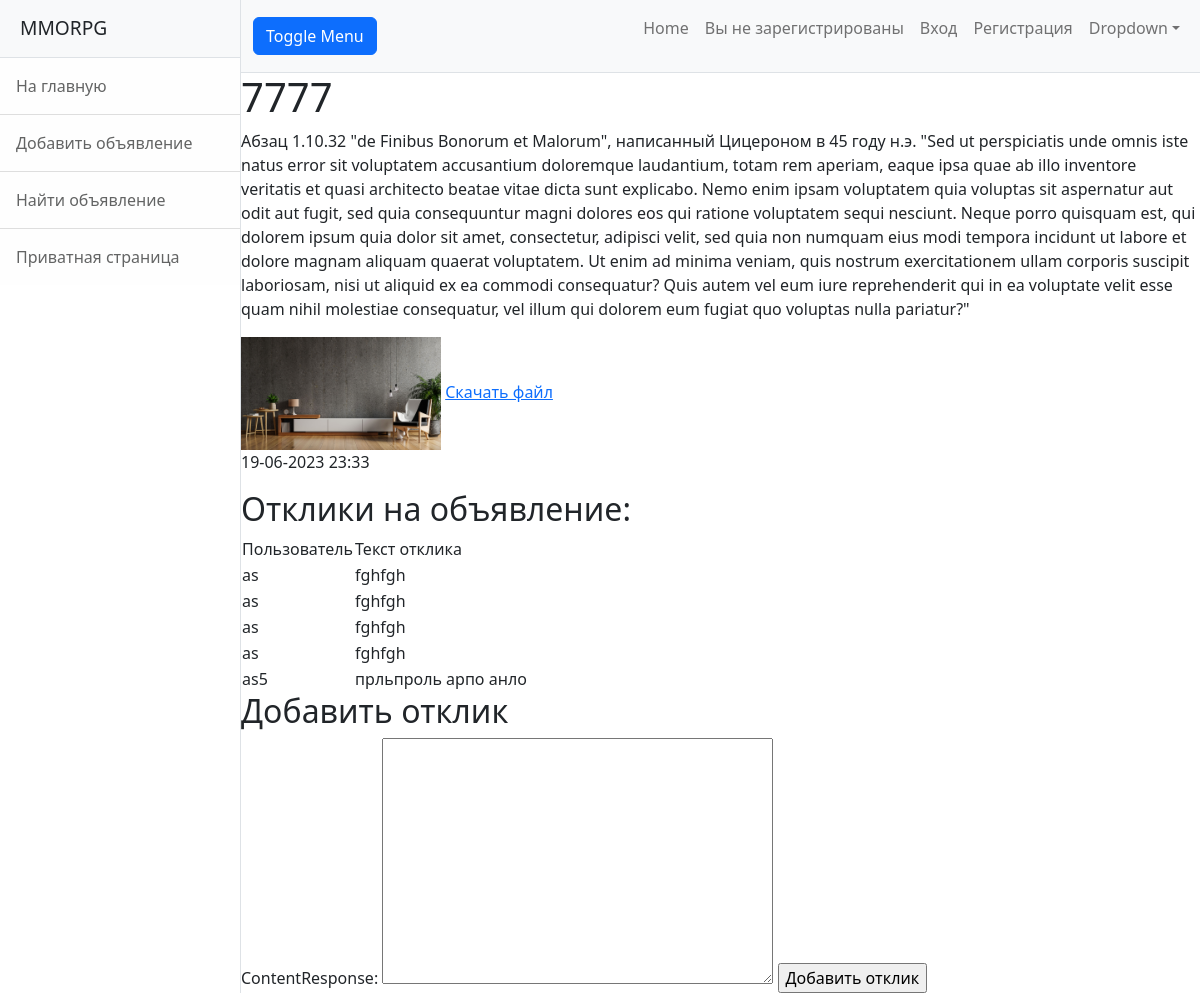
Before: /posts/84/ with the older database file.
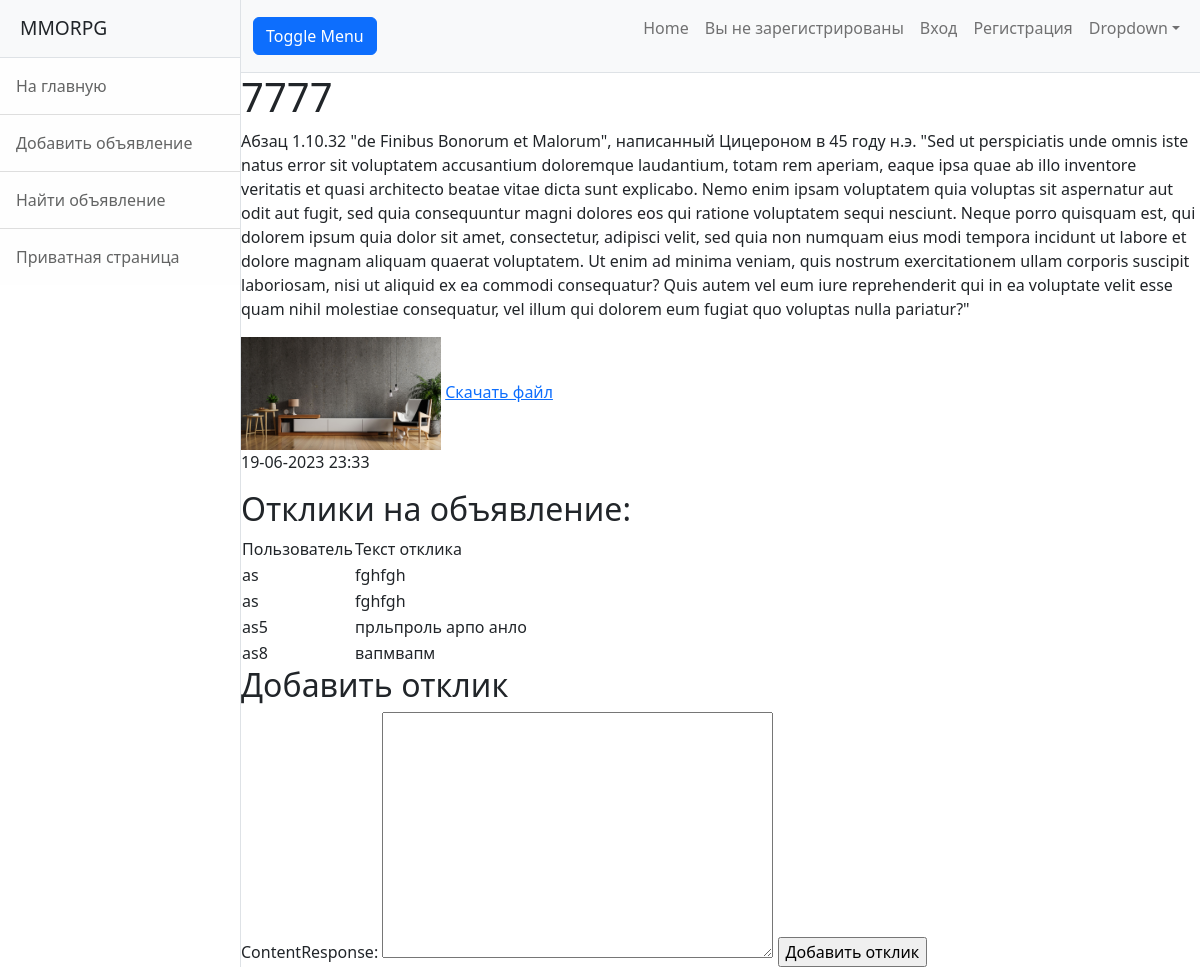
After: the same page with the newer database file.
### postsapp/models.py (models this page shows, shortened)
class Response(models.Model):
    dataResponse = models.DateTimeField(auto_now_add=True)
    userResponse = models.ForeignKey(User, on_delete=models.CASCADE)
    postsResponse = models.ForeignKey(Post, on_delete=models.CASCADE)
    contentResponse = models.TextField()
    accepted = models.BooleanField(default=False)

### postsapp/views.py (the view)
# urls.py: path('<int:pk>/', PostsDetailView.as_view(), name='post'),
class PostsDetailView(DetailView):
    model = Post
    template_name = 'post.html'
    context_object_name = 'post'
    form_class = ResponseForm  # добавляем форм класс, чтобы получать доступ к форме через метод POST
    success_url = '/posts/'
    ordering = ['-dataCreation']
    paginate_by = 4
    def get_context_data(self, **kwargs):  # забираем отфильтрованные объекты переопределяя метод get_context_data у наследуемого класса (привет, полиморфизм, мы скучали!!!)
        context = super().get_context_data(**kwargs)
        post = self.get_object()
        responses = Response.objects.filter(postsResponse=post)
        context['form'] = ResponseForm()
        context['responses'] = responses
        return context
    def post(self, request, *args, **kwargs):
        form = ResponseForm(request.POST)
        if form.is_valid():
            response = form.save(commit=False)
            response.userResponse = request.user
            response.postsResponse = self.get_object()
            response.save()
        return redirect('post', pk=self.get_object().pk)

### postsapp/forms.py
class ResponseForm(ModelForm):
    class Meta:
        model = Response
        fields = ['contentResponse']

### postsapp/templatetags/custom_filters.py (called while the page is built)
@register.filter(name='censor')     # регистрируем наш фильтр под именем censor, чтоб django понимал, что это именно фильтр, а не простая функция
def censor(value):                   # первый аргумент здесь — это то значение, к которому надо применить фильтр
    for word in badwordsList:
        value = value.replace(word, '***')
    return value

### templates/post.html (shortened to what this page needs)
{% extends 'flatpages/default.html' %}
{% load custom_filters %}
{% block content %}
    <h1>{{ post.title|censor }}</h1>
    <p>{{ post.contentText|censor }}</p>
    {% if post.contentImage %}
        <img width="200" src="{{ post.contentImage.url }}" alt="Изображение">
    {% endif %}
    {% if post.contentFile %}
        <a href="{{ post.contentFile.url }}">Скачать файл</a>
    {% endif %}
    <p>{{ post.dataCreation|date:'d-m-Y H:i' }}</p>
{% if responses %}
  <h2>Отклики на объявление:</h2>
     <table>
            <tr>
                <td>
                    Пользователь
                </td>
                <td>
                    Текст отклика
                </td>
            </tr>
        {% for response in responses %}
            <tr>
                <td>
                    {{ response.userResponse }}
                </td>
                <td>
                    {{ response.contentResponse }}
                </td>
            </tr>
        {% endfor %}
        </table>
{% else %}
  <p>Нет откликов.</p>
{% endif %}
  <h2>Добавить отклик</h2>
  <form method="POST">
    {{ form }}
    <input type="submit" value="Добавить отклик">
  </form>
{% endblock %}

Changed rows visible on the page:
removed Response: userResponse "as", contentResponse "fghfgh"
removed Response: userResponse "as", contentResponse "fghfgh"
added Response: userResponse "as8", contentResponse "вапмвапм"
